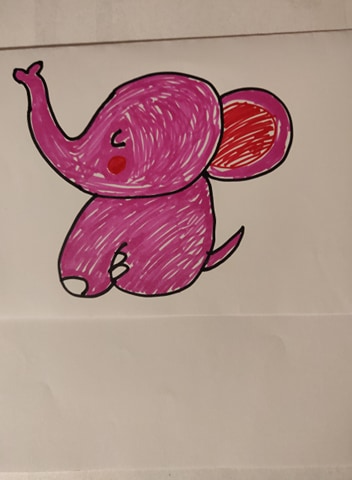
#> input picture images/jumboColor.jpg, 352 x 480 px
$ python contour.py
#> lines starting #> are read from the running program, lines starting #| are printed output that depends on the picture; after the words box and inside, x2 and y2 are one past the last pixel; in counts of white or black regions, pixels touching at a corner belong together
import cv2
import numpy as np
import imutils

# Let's load a simple image with 3 black squares
image = cv2.imread('images/jumboColor.jpg')
#> image is the input picture: shape (480, 352, 3); mean B, G, R 137.1, 141.4, 175.2
image = imutils.resize(image,width=400)
#> image: shape (545, 400, 3)

# Grayscale
gray = cv2.cvtColor(image, cv2.COLOR_BGR2GRAY)
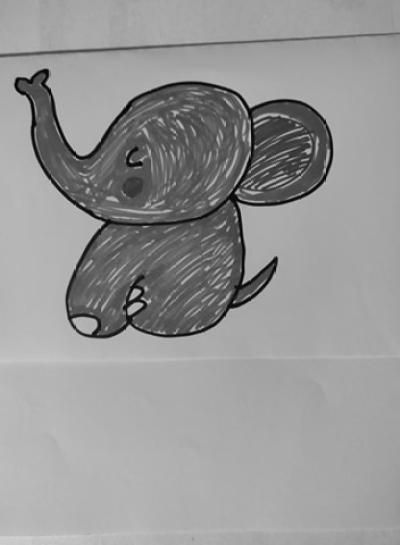
#> gray: shape (545, 400); min 1, max 208, mean 150.9

# Find Canny edges
edged = cv2.Canny(gray, 30, 200)
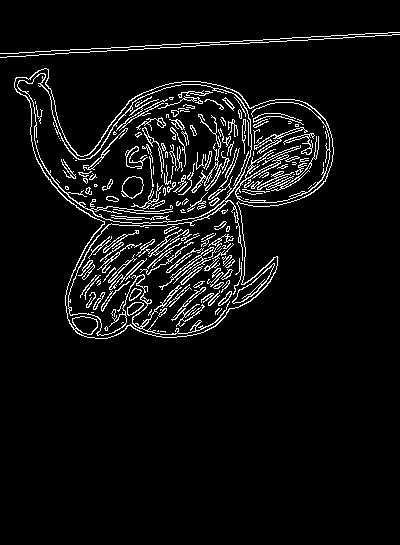
#> edged: shape (545, 400); 5.9% white in thin lines or dots, all inside (x1, y1, x2, y2) = (0, 32, 400, 339)

# Finding Contours
# Use a copy of the image e.g. edged.copy()
# since findContours alters the image
contours, hierarchy = cv2.findContours(edged,
	cv2.RETR_EXTERNAL, cv2.CHAIN_APPROX_NONE)
#> contours = 3 contours, 2 with area under 20; largest, box (x1, y1, x2, y2) and area: (14, 68, 334, 339) 50660

cv2.imshow('Canny Edges After Contouring', edged)

print("Number of Contours found = " + str(len(contours)))
#| Number of Contours found = 3

# Draw all contours
# -1 signifies drawing all contours
cv2.drawContours(image, contours, -1, (0, 255, 0), 3)
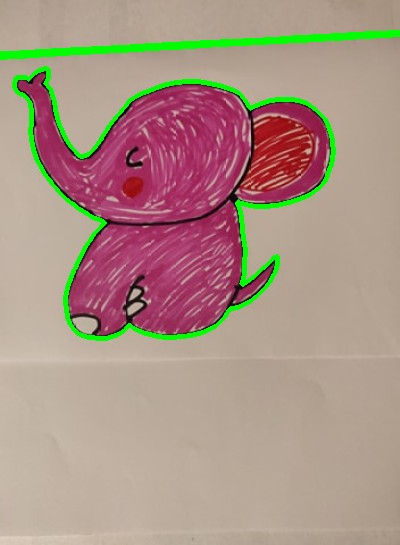
#> image: shape (545, 400, 3); mean B, G, R 133.1, 147.3, 170.1

cv2.imshow('Contours', image)
cv2.waitKey(0)
cv2.destroyAllWindows()
